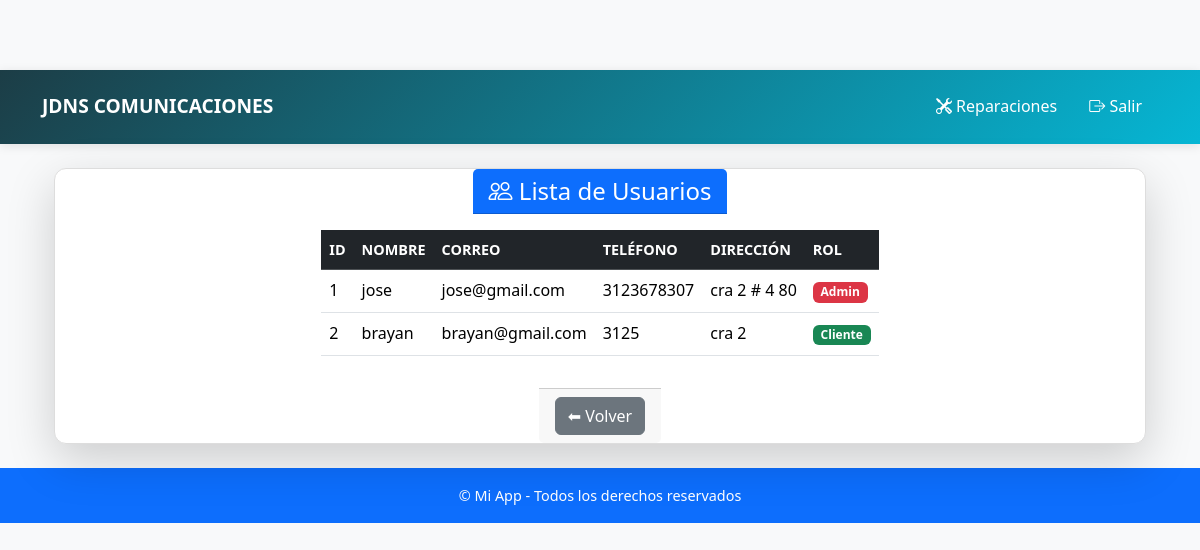
The page /usuarios (signed in) on the database as committed earlier.
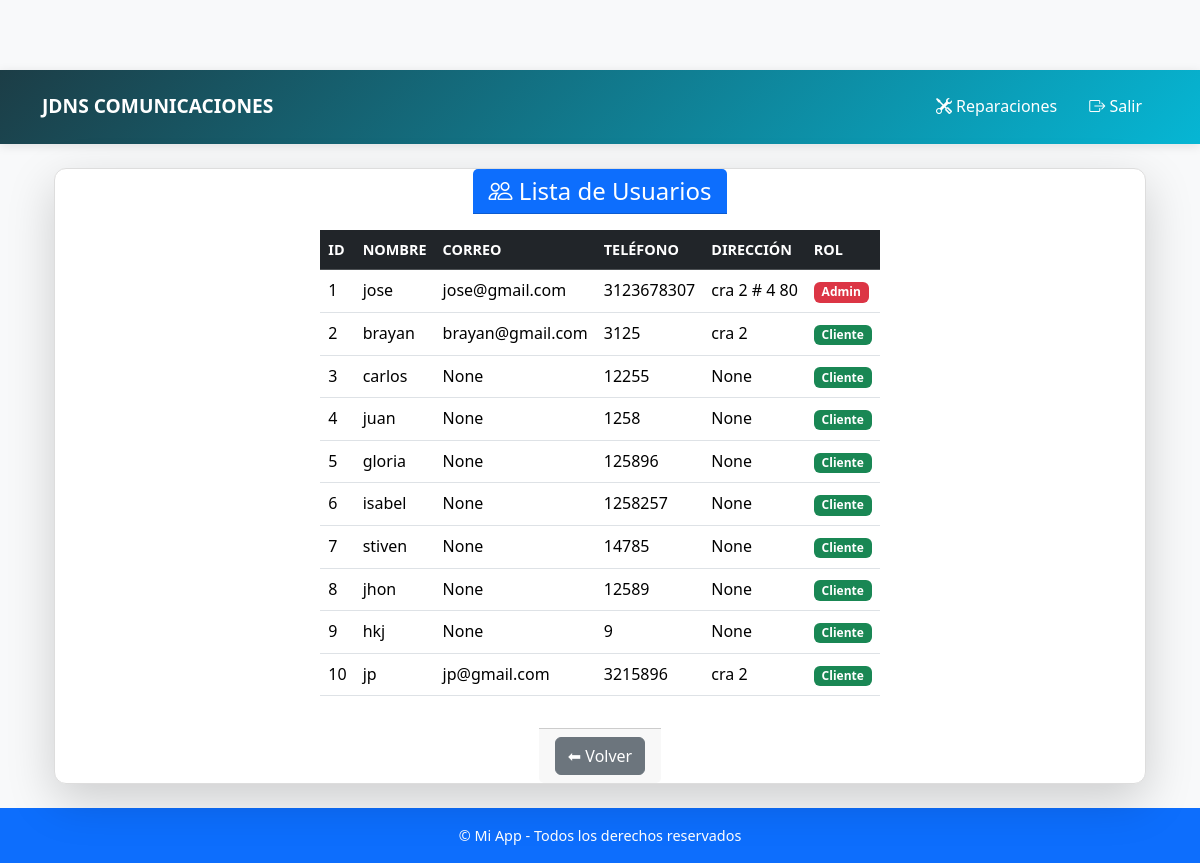
The same page on the database as committed later.
### app/models/users.py (models this page shows, shortened)
class Users(db.Model, UserMixin):
    __tablename__ = 'usuario'
    idusuario = db.Column(db.Integer, primary_key=True)
    nombre = db.Column(db.String(100))
    telefono = db.Column(db.String(45))
    correo = db.Column(db.String(100), unique=True)
    direccion = db.Column(db.String(100))
    password = db.Column(db.String(255))
    rol = db.Column(db.Enum('cliente', 'tecnico', 'admin'))
    @property
    def is_authenticated(self):
        return True

### app/routes/auth.py (the view)
@bp.route('/usuarios')
@login_required
def listar_usuarios():
    usuarios = Users.query.all()
    return render_template('usuarios.html', usuarios=usuarios)

### app/templates/usuarios.html (shortened to what this page needs)
{% extends "base.html" %}
{% block content %}
<div class="container mt-4">
  <div class="card shadow-lg">
    <div class="card-header bg-primary text-white">
      <h4 class="mb-0"><i class="bi bi-people"></i> Lista de Usuarios</h4>
    </div>
    <div class="card-body">
      {% if usuarios %}
      <div class="table-responsive">
        <table class="table table-hover align-middle">
          <thead class="table-dark">
            <tr>
              <th>ID</th>
              <th>Nombre</th>
              <th>Correo</th>
              <th>Teléfono</th>
              <th>Dirección</th>
              <th>Rol</th>
            </tr>
          </thead>
          <tbody>
            {% for u in usuarios %}
            <tr>
              <td>{{ u.idusuario }}</td>
              <td>{{ u.nombre }}</td>
              <td>{{ u.correo }}</td>
              <td>{{ u.telefono }}</td>
              <td>{{ u.direccion }}</td>
              <td>
                {% if u.rol == 'admin' %}
                  <span class="badge bg-danger">Admin</span>
                {% elif u.rol == 'tecnico' %}
                  <span class="badge bg-warning text-dark">Técnico</span>
                {% else %}
                  <span class="badge bg-success">Cliente</span>
                {% endif %}
              </td>
            </tr>
            {% endfor %}
          </tbody>
        </table>
      </div>
      {% else %}
        <div class="alert alert-info">No hay usuarios registrados.</div>
      {% endif %}
    </div>
    <div class="card-footer text-end">
      <a href="{{ url_for('auth.dashboard') }}" class="btn btn-secondary">⬅ Volver</a>
    </div>
  </div>
</div>
{% endblock %}

### app/templates/base.html (shortened to what this page needs)
<!DOCTYPE html>
<html lang="es">
<head>
    <link href="https://cdn.jsdelivr.net/npm/bootstrap@5.3.3/dist/css/bootstrap.min.css" rel="stylesheet">
    <link href="https://cdn.jsdelivr.net/npm/bootstrap-icons@1.11.3/font/bootstrap-icons.css" rel="stylesheet">
    <link rel="stylesheet" href="{{ url_for('static', filename='style.css') }}">
</head>
<body class="bg-light">
    <nav class="navbar navbar-expand-lg navbar-dark bg-primary">
        <div class="container">
            <a class="navbar-brand" href="{{ url_for('auth.login') }}">JDNS COMUNICACIONES</a>
            <div class="collapse navbar-collapse" id="navbarNav">
                <ul class="navbar-nav ms-auto">
                    <li class="nav-item">
                        <a class="nav-link" href="{{ url_for('reparacion.nueva_reparacion') }}">
                            <i class="bi bi-tools"></i> Reparaciones
                        </a>
                    </li>
                    {% if current_user.is_authenticated %}
                        <li class="nav-item">
                            <a class="nav-link" href="{{ url_for('auth.logout') }}">
                                <i class="bi bi-box-arrow-right"></i> Salir
                            </a>
                        </li>
                    {% endif %}
                </ul>
            </div>
        </div>
    </nav>
    <div class="container my-4">
        {% block content %}{% endblock %}
    </div>
    <footer class="bg-primary text-white text-center py-3 mt-auto">
        <p class="mb-0">&copy; {{ current_year }} Mi App - Todos los derechos reservados</p>
    </footer>
</body>
</html>

### app/static/style.css (style rules this page uses)
.card { display: flex; flex-direction: column; justify-content: center; align-items: center; height: 100%; border: 1px solid #ddd; border-radius: 8px; box-shadow: 0 2px 4px rgba(0, 0, 0, 0.1); transition: transform 0.2s; border-radius: 10px; backdrop-filter: blur(10px); color: #000; }
:root { --primary-color: #1c3d46; --secondary-color: #f97316; --accent-color: #06b6d4; --dark-bg: #1e293b; --light-bg: #f8fafc; --text-dark: #1e293b; --text-light: #64748b; --white: #ffffff; --gray-100: #f1f5f9; --gray-200: #e2e8f0; --gray-300: #cbd5e1; --gray-800: #1e293b; --gray-900: #0f172a; }
* { margin: 0; padding: 0; box-sizing: border-box; }
body { font-family: "Segoe UI", Tahoma, Geneva, Verdana, sans-serif; line-height: 1.6; color: var(--text-dark); background-color: var(--white); }
.navbar { background: linear-gradient(135deg, var(--primary-color), var(--accent-color)); box-shadow: 0 2px 10px rgba(0, 0, 0, 0.1); padding: 1rem 0; }
.navbar-brand { font-size: 1.8rem; font-weight: 700; color: var(--white) !important; text-decoration: none; }
.navbar-nav .nav-link { color: var(--white) !important; font-weight: 500; margin: 0 0.5rem; transition: color 0.3s ease; }
body { padding-top: 70px; background-color: #f8f9fa; font-family: 'Segoe UI', Tahoma, Geneva, Verdana, sans-serif; }
.navbar-brand { font-weight: 600; font-size: 1.2rem; }
.card { border-radius: 12px; transition: transform 0.2s ease-in-out; }
.card-header { font-weight: 600; }
.table th { font-size: 0.9rem; text-transform: uppercase; }
.table td { vertical-align: middle; }
footer { background-color: #212529; color: #adb5bd; font-size: 0.9rem; }

Rows that differ between the two databases and show on the page:
added Users: idusuario "3", nombre "carlos", correo "None", telefono "12255", direccion "None", shows "Cliente"
added Users: idusuario "4", nombre "juan", correo "None", telefono "1258", direccion "None", shows "Cliente"
added Users: idusuario "5", nombre "gloria", correo "None", telefono "125896", direccion "None", shows "Cliente"
added Users: idusuario "6", nombre "isabel", correo "None", telefono "1258257", direccion "None", shows "Cliente"
added Users: idusuario "7", nombre "stiven", correo "None", telefono "14785", direccion "None", shows "Cliente"
added Users: idusuario "8", nombre "jhon", correo "None", telefono "12589", direccion "None", shows "Cliente"
added Users: idusuario "9", nombre "hkj", correo "None", telefono "9", direccion "None", shows "Cliente"
added Users: idusuario "10", nombre "jp", correo "jp@gmail.com", telefono "3215896", direccion "cra 2", rol "Cliente"
